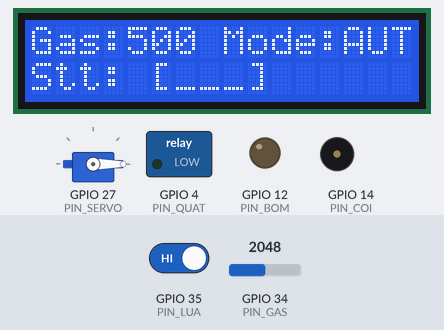
The sketch below on a simulated ESP32. On the bench: 16×2 character LCD, servo, switched loads named in the sketch (green lamp = pin HIGH), output pins drawn as LEDs (lit = HIGH), buzzer (waves = sounding, pin HIGH). The inputs (shaded band) are chosen by the test bench; at power-on: GPIO 34 (PIN_GAS) = 2048, GPIO 35 (PIN_LUA) HIGH. WiFi joins after 1.5 s; servers stay silent unless stated; no MQTT or app messages arrive unless stated; what the sketch prints to the serial monitor is not drawn.

Above: at 3.8 s.
3.9 s: GPIO 34 (PIN_GAS) set to 2089
At 4.7 s:
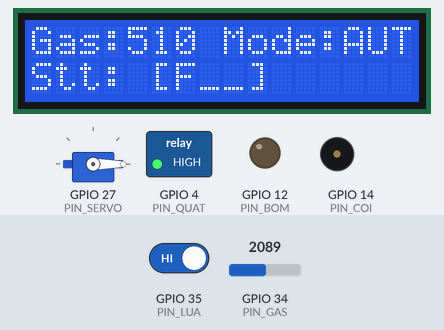
5.7 s: GPIO 35 (PIN_LUA) driven LOW
At 7.4 s:
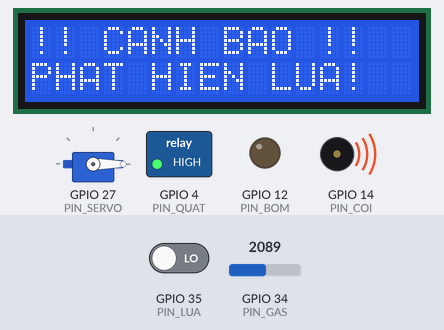
7.7 s: GPIO 35 (PIN_LUA) driven HIGH
At 9.1 s:
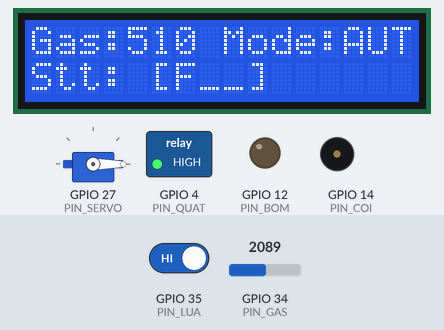
9.7 s: GPIO 34 (PIN_GAS) set to 2839
At 10.6 s:
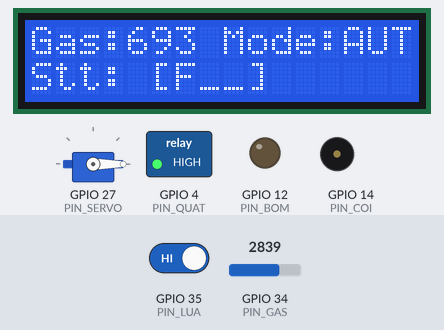
11.7 s: GPIO 34 (PIN_GAS) set to 2913
At 13.4 s:
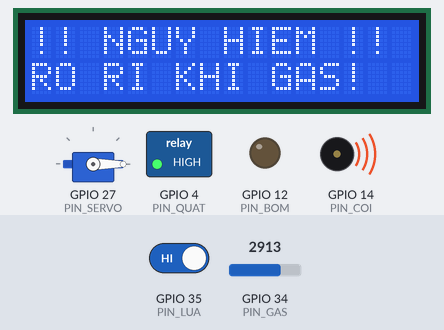
13.7 s: GPIO 34 (PIN_GAS) set to 2866
At 15.0 s:
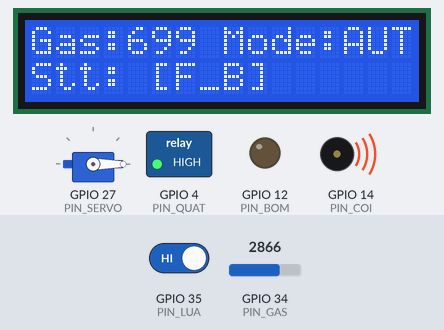
Timing chart, 0 to 16.7 s (numbered marks = the images above; inputs shaded):
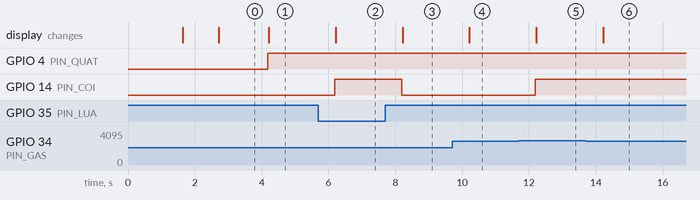

The sketch:

sketch.ino
```cpp
#include <LiquidCrystal_I2C.h>
#include <ESP32Servo.h>
#include <WiFi.h>
#include <PubSubClient.h>
#include <ArduinoJson.h>

// --- CẤU HÌNH WIFI ---
const char* ssid = "Wokwi-GUEST";
const char* password = "";

// --- CẤU HÌNH MQTT ---
const char* mqtt_server = "broker.emqx.io";
const int mqtt_port = 1883;
const char* topic_status = "esp32/iot/status";
const char* topic_commands = "esp32/iot/commands";

String clientId = "esp32_";
WiFiClient espClient;
PubSubClient mqttClient(espClient);

// --- CHÂN KẾT NỐI ---
const int PIN_GAS = 34;
const int PIN_LUA = 35;
const int PIN_QUAT = 4;
const int PIN_BOM = 12;
const int PIN_SERVO = 27;
const int PIN_COI = 14;

LiquidCrystal_I2C lcd(0x27, 16, 2);
Servo myServo;

// --- TRẠNG THÁI ---
bool fanState = false;
bool pumpState = false;
bool buzzerState = false;
bool isFire = false;
bool isAutoMode = true; // Mặc định là Tự động

// --- THỜI GIAN ---
unsigned long lastSensorRead = 0;
unsigned long lastStatusPublish = 0;
const unsigned long SENSOR_INTERVAL = 500;
const unsigned long STATUS_PUBLISH_INTERVAL = 1000;

// --- GIÁ TRỊ CẢM BIẾN ---
int gasValue = 0;
int lightValue = 0;
int servoAngle = 0;

// LCD
String lcdLine1 = "";
String lcdLine2 = "";

void setup() {
  Serial.begin(115200);

  // Khởi động LCD
  lcd.init();
  lcd.backlight();
  lcd.print("KHOI DONG...");

  myServo.attach(PIN_SERVO);
  myServo.write(0);

  pinMode(PIN_QUAT, OUTPUT);
  pinMode(PIN_BOM, OUTPUT);
  pinMode(PIN_COI, OUTPUT);
  pinMode(PIN_LUA, INPUT);

  // Tắt hết thiết bị ban đầu
  digitalWrite(PIN_QUAT, LOW);
  digitalWrite(PIN_BOM, LOW);
  digitalWrite(PIN_COI, LOW);

  // Kết nối WiFi
  lcd.clear();
  lcd.setCursor(0, 0);
  lcd.print("Dang ket noi...");
  lcd.setCursor(0, 1);
  lcd.print("WiFi: ");
  lcd.print(ssid);

  Serial.println();
  Serial.print("Dang ket noi WiFi: ");
  Serial.println(ssid);

  WiFi.begin(ssid, password);
  int wifiAttempts = 0;
  while (WiFi.status() != WL_CONNECTED) {
    delay(500);
    Serial.print(".");
    wifiAttempts++;
    // Timeout sau 30 giây (60 lần x 500ms)
    if (wifiAttempts > 60) {
      Serial.println("\n[LOI] Khong ket noi duoc WiFi! Dang restart...");
      lcd.clear();
      lcd.print("LOI WIFI!");
      delay(2000);
      ESP.restart(); // Khởi động lại ESP32
    }
  }
  Serial.println();
  Serial.println("WiFi da ket noi!");
  Serial.print("IP: ");
  Serial.println(WiFi.localIP());

  lcd.clear();
  lcd.setCursor(0, 0);
  lcd.print("WiFi OK!");
  lcd.setCursor(0, 1);
  lcd.print(WiFi.localIP());
  delay(1000);

  clientId += String((uint32_t)ESP.getEfuseMac(), HEX);

  // Cấu hình MQTT
  mqttClient.setServer(mqtt_server, mqtt_port);
  mqttClient.setCallback(mqttCallback);
  mqttClient.setBufferSize(1024);

  connectMQTT();
}

void loop() {
  if (!mqttClient.connected()) {
    connectMQTT();
  }
  mqttClient.loop();

  unsigned long currentMillis = millis();

  // Đọc cảm biến & Xử lý logic
  if (currentMillis - lastSensorRead >= SENSOR_INTERVAL) {
    lastSensorRead = currentMillis;
    readSensors();
  }

  // Gửi trạng thái lên Web
  if (currentMillis - lastStatusPublish >= STATUS_PUBLISH_INTERVAL) {
    lastStatusPublish = currentMillis;
    publishStatus();
  }
}

void connectMQTT() {
  while (!mqttClient.connected()) {
    if (mqttClient.connect(clientId.c_str())) {
      mqttClient.subscribe(topic_commands);
      mqttClient.publish(topic_status, "{\"online\":true}");
    } else {
      delay(1000);
    }
  }
}

void mqttCallback(char* topic, byte* payload, unsigned int length) {
  String message;
  for (unsigned int i = 0; i < length; i++) {
    message += (char)payload[i];
  }

  StaticJsonDocument<256> doc;
  DeserializationError error = deserializeJson(doc, message);

  if (error) return;

  // 1. Chuyển chế độ Auto
  if (doc.containsKey("auto")) {
    isAutoMode = doc["auto"];
    updateLCD(); // Cập nhật màn hình ngay để biết chế độ đã đổi
  }

  // 2. Điều khiển QUẠT
  if (doc.containsKey("fan")) {
    // KHI CÓ LỆNH THỦ CÔNG -> TẮT CHẾ ĐỘ AUTO NGAY LẬP TỨC
    isAutoMode = false;

    bool newFanState = doc["fan"];
    if (newFanState != fanState) setFan(newFanState);
  }

  // 3. Điều khiển BƠM
  if (doc.containsKey("pump")) {
    isAutoMode = false; // Tắt Auto
    bool newPumpState = doc["pump"];
    if (newPumpState != pumpState) setPump(newPumpState);
  }

  // 4. Điều khiển CÒI
  if (doc.containsKey("buzzer")) {
    isAutoMode = false; // Tắt Auto
    bool newBuzzerState = doc["buzzer"];
    if (newBuzzerState != buzzerState) setBuzzer(newBuzzerState);
  }

  // 5. Điều khiển Servo
  if (doc.containsKey("servo")) {
    isAutoMode = false; // Tắt Auto
    int newServoAngle = doc["servo"];
    if (newServoAngle != servoAngle) setServo(newServoAngle);
  }
}

void readSensors() {
  // Đọc Gas
  gasValue = analogRead(PIN_GAS);
  gasValue = map(gasValue, 0, 4095, 0, 1000);

  // Đọc Lửa
  int fireStateRead = digitalRead(PIN_LUA);
  isFire = (fireStateRead == LOW); // LOW = Có lửa

  // Đọc Ánh sáng
  int rawLight = analogRead(PIN_GAS);
  lightValue = map(rawLight, 0, 4095, 0, 100);

  // --- XỬ LÝ LOGIC ---
  processSystemLogic();

  // Cập nhật LCD
  updateLCD();
}

void processSystemLogic() {
  // 1. ƯU TIÊN CAO NHẤT: AN TOÀN (Override mọi chế độ)
  // Nếu Gas > 700 HOẶC Có cháy -> BẮT BUỘC BẬT CÒI
  bool isDanger = (gasValue > 700) || isFire;

  if (isDanger) {
    if (!buzzerState) setBuzzer(true);
    // Khi nguy hiểm thì nên bật cả quạt để hút khí
    if (!fanState) setFan(true);
    return; // Dừng hàm, không xét logic bên dưới nữa
  }

  // 2. LOGIC KHI AN TOÀN (Gas < 700 và Không cháy)
  // Chỉ chạy logic này nếu đang ở chế độ AUTO
  if (isAutoMode) {
    // Logic Quạt theo mức Gas (Hysteresis 500/450)
    if (gasValue > 500 && !fanState) {
      setFan(true);
    } else if (gasValue <= 450 && fanState) {
      setFan(false);
    }

    // Logic Còi: Khi đã hết nguy hiểm (isDanger = false ở trên),
    // và đang ở Auto Mode -> Tự động tắt còi.
    // Dùng ngưỡng 650 để tắt cho chắc chắn (tránh bật tắt liên tục)
    if (gasValue < 650 && buzzerState) {
      setBuzzer(false);
    }
  }
  else {
    // 3. LOGIC KHI Ở CHẾ ĐỘ THỦ CÔNG (MANUAL)
    // Code KHÔNG LÀM GÌ CẢ.
    // Giữ nguyên trạng thái do người dùng bật/tắt qua Web.
    // (Trừ trường hợp Nguy hiểm ở mục 1 đã xử lý rồi)
  }
}

void updateLCD() {
  // Ưu tiên 1: BÁO CHÁY
  if (isFire) {
    lcd.clear();
    lcd.setCursor(0, 0); lcd.print("!! CANH BAO !!");
    lcd.setCursor(0, 1); lcd.print("PHAT HIEN LUA!");
    return;
  }

  // Ưu tiên 2: BÁO KHÍ GAS CAO
  if (gasValue > 700) {
    lcd.clear();
    lcd.setCursor(0, 0); lcd.print("!! NGUY HIEM !!");
    lcd.setCursor(0, 1); lcd.print("RO RI KHI GAS!");
    return;
  }

  // Ưu tiên 3: BÌNH THƯỜNG
  lcdLine1 = "Gas:" + String(gasValue) + " Mode:" + (isAutoMode ? "AUTO" : "MAN");

  // Dòng 2 hiển thị trạng thái thiết bị cho dễ theo dõi
  String devices = "";
  if (fanState) devices += "F"; else devices += "_";
  if (pumpState) devices += "P"; else devices += "_";
  if (buzzerState) devices += "B"; else devices += "_";

  lcdLine2 = "Stt: [" + devices + "]";

  lcd.clear();
  lcd.setCursor(0, 0); lcd.print(lcdLine1);
  lcd.setCursor(0, 1); lcd.print(lcdLine2);
}

void publishStatus() {
  if (!mqttClient.connected()) return;

  StaticJsonDocument<512> doc;
  doc["gas"] = gasValue;
  doc["light"] = lightValue;
  doc["fan"] = fanState;
  doc["pump"] = pumpState;
  doc["buzzer"] = buzzerState;
  doc["servo"] = servoAngle;
  doc["isFire"] = isFire;
  // Gửi biến auto về lại Web để cái nút gạt trên Web tự động nhảy sang tắt
  doc["auto"] = isAutoMode;

  JsonObject lcdObj = doc.createNestedObject("lcd");

  if (isFire) {
      lcdObj["line1"] = "!! CANH BAO !!";
      lcdObj["line2"] = "PHAT HIEN LUA!";
  } else if (gasValue > 700) {
      lcdObj["line1"] = "!! NGUY HIEM !!";
      lcdObj["line2"] = "RO RI KHI GAS!";
  } else {
      lcdObj["line1"] = lcdLine1;
      lcdObj["line2"] = lcdLine2;
  }

  String jsonString;
  serializeJson(doc, jsonString);
  mqttClient.publish(topic_status, jsonString.c_str());
}

// Device control
void setFan(bool state) {
  fanState = state;
  digitalWrite(PIN_QUAT, state ? HIGH : LOW);
}

void setPump(bool state) {
  pumpState = state;
  digitalWrite(PIN_BOM, state ? HIGH : LOW);
}

void setBuzzer(bool state) {
  buzzerState = state;
  digitalWrite(PIN_COI, state ? HIGH : LOW);
}

void setServo(int angle) {
  servoAngle = constrain(angle, 0, 180);
  myServo.write(servoAngle);
}
```

Measured:
- the behaviour switches between 2051 and 2052 on GPIO 34 (PIN_GAS) (found by bisection; images 0 and 1)
- the behaviour switches between 2870 and 2871 on GPIO 34 (PIN_GAS) (found by bisection; images 4 and 5)
- after the input at 3.9 s, GPIO 4 (PIN_QUAT): LOW → HIGH after 0.29 s; the display: changes after 0.31 s (image 1)
- after the input at 5.7 s, GPIO 14 (PIN_COI): LOW → HIGH after 0.49 s; the display: changes after 0.52 s (image 2)
- after the input at 7.7 s, GPIO 14 (PIN_COI): HIGH → LOW after 0.49 s; the display: changes after 0.52 s (image 3)
- after the input at 9.7 s, the display: changes after 0.52 s (image 4)
- after the input at 11.7 s, GPIO 14 (PIN_COI): LOW → HIGH after 0.49 s; the display: changes after 0.52 s (image 5)
- after the input at 13.7 s, the display: changes after 0.52 s (image 6)
